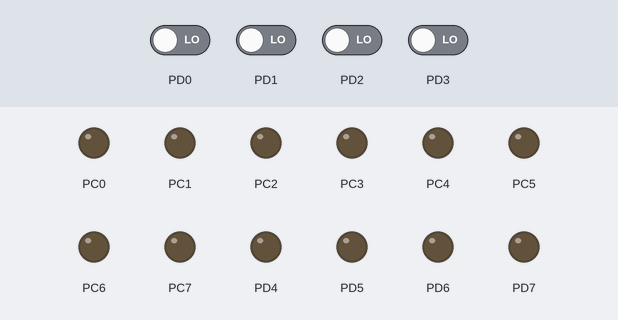
A program run on a simulated ATmega32, built with avr-gcc and emulated at 1 MHz. On the bench: output pins drawn as LEDs (lit = HIGH). Inputs (shaded band) come from the test bench; at power-on: PD0–3 LOW.

Above: at 1.2 s.
1.3 s: PD0 driven HIGH
At 2.8 s:
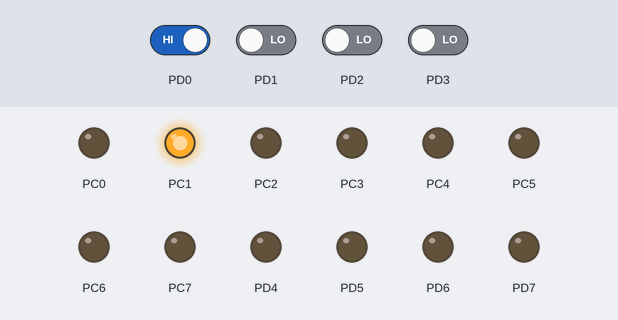
3.1 s: PD0 driven LOW and PD1 driven HIGH
At 4.6 s:
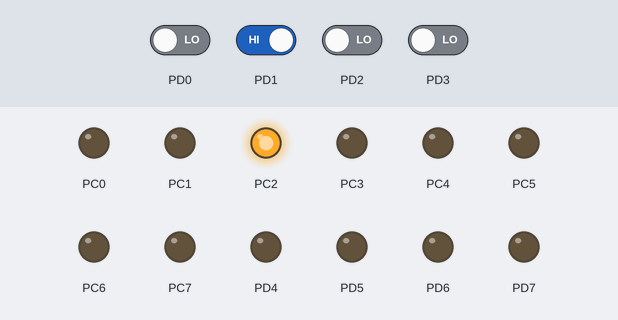
4.9 s: PD1 driven LOW and PD2 driven HIGH
At 5.6 s:
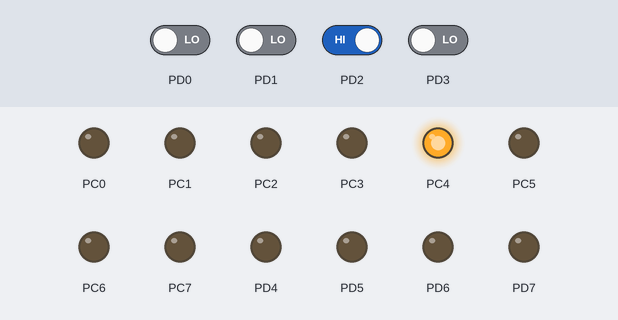
6.6 s: PD1 driven HIGH
At 7.5 s:
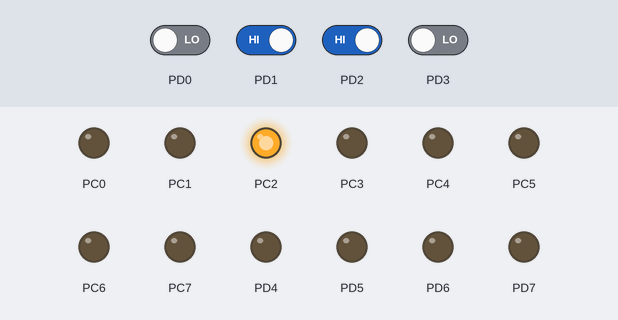
8.4 s: PD1 driven LOW
At 9.4 s:
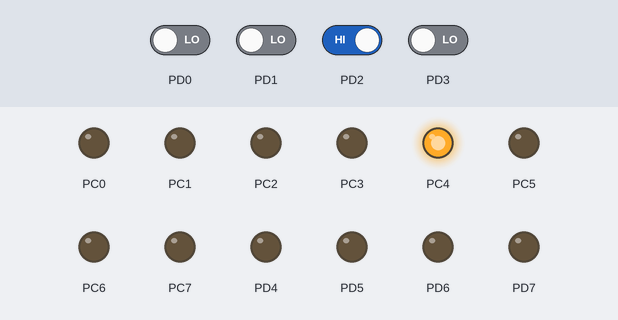
Timing chart, 0 to 11.1 s (numbered marks = the images above; inputs shaded):
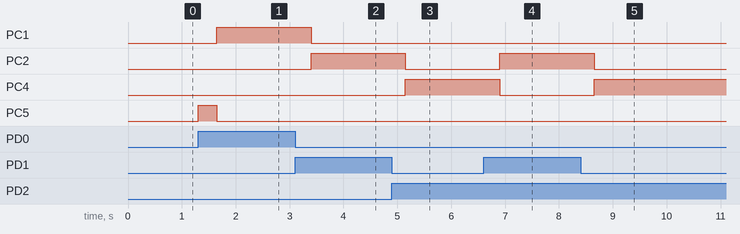

Measured:
- after the input at 1.3 s, PC1: LOW → HIGH after 0.35 s; PC5: LOW → HIGH at once, → LOW 0.35 s later
- after the input at 3.1 s, PC1: HIGH → LOW after 0.30 s; PC2: LOW → HIGH after 0.30 s
- after the input at 4.9 s, PC2: HIGH → LOW after 0.25 s; PC4: LOW → HIGH after 0.25 s
- after the input at 6.6 s, PC2: LOW → HIGH after 0.30 s; PC4: HIGH → LOW after 0.30 s
- after the input at 8.4 s, PC2: HIGH → LOW after 0.25 s; PC4: LOW → HIGH after 0.25 s

The program:

main.c
```c
#define F_CPU 1000000
#include <avr/io.h>
#include <util/delay.h>

int main(void)
{
	DDRD = 0b11110000;
	DDRC = 0b11111111;

	while (1)
	{
		if(PIND & 0b00000001){
			PORTC = 0x00;
			PORTC |= (1<<PC1);
			_delay_ms(350);
		}
		else if(PIND & 0b00000010){
			PORTC = 0x00;
			PORTC |= (1<<PC2);
			_delay_ms(350);
		}
		else if(PIND & 0b00000011){
			PORTC = 0x00;
			PORTC |= (1<<PC3);
			_delay_ms(350);
		}
		else if(PIND & 0b00000100){
			PORTC = 0x00;
			PORTC |= (1<<PC4);
			_delay_ms(350);
		}
		else if(PIND & 0b00000101){
			PORTC = 0x00;
			PORTC |= (1<<PC5);
			_delay_ms(350);
		}
		else if(PIND & 0b00000110){
			PORTC = 0x00;
			PORTC |= (1<<PC6);
			_delay_ms(350);
		}
		else if(PIND & 00000111){
			PORTC = 0x00;
			PORTC |= (1<<PC7);
			_delay_ms(350);
		}

	}
}
```
